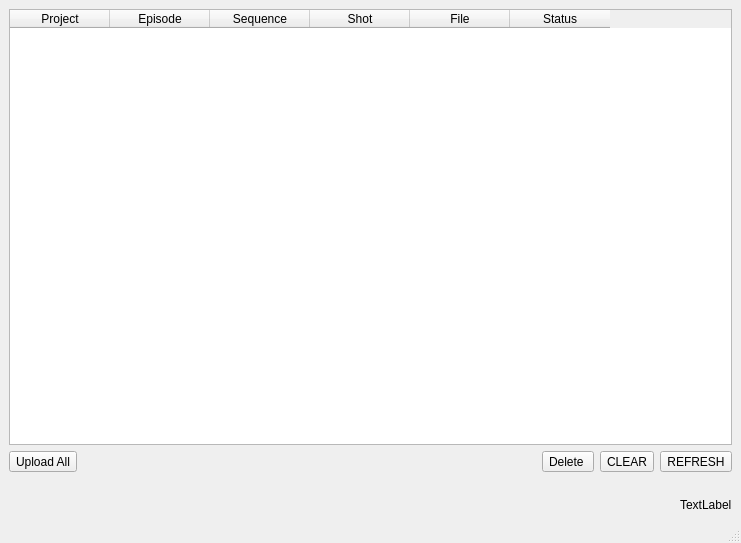
<?xml version="1.0" encoding="UTF-8"?>
<ui version="4.0">
 <class>ListWindow</class>
 <widget class="QMainWindow" name="ListWindow">
  <property name="geometry">
   <rect>
    <x>0</x>
    <y>0</y>
    <width>741</width>
    <height>543</height>
   </rect>
  </property>
  <property name="minimumSize">
   <size>
    <width>627</width>
    <height>0</height>
   </size>
  </property>
  <property name="windowTitle">
   <string>MainWindow</string>
  </property>
  <widget class="QWidget" name="centralwidget">
   <layout class="QVBoxLayout" name="verticalLayout">
    <item>
     <widget class="QTableWidget" name="MyTable">
      <column>
       <property name="text">
        <string>Project</string>
       </property>
      </column>
      <column>
       <property name="text">
        <string>Episode</string>
       </property>
      </column>
      <column>
       <property name="text">
        <string>Sequence</string>
       </property>
      </column>
      <column>
       <property name="text">
        <string>Shot</string>
       </property>
      </column>
      <column>
       <property name="text">
        <string>File</string>
       </property>
      </column>
      <column>
       <property name="text">
        <string>Status</string>
       </property>
      </column>
     </widget>
    </item>
    <item>
     <layout class="QHBoxLayout" name="horizontalLayout_3">
      <item>
       <layout class="QHBoxLayout" name="horizontalLayout">
        <item>
         <widget class="QToolButton" name="upload_button">
          <property name="text">
           <string>Upload All</string>
          </property>
         </widget>
        </item>
       </layout>
      </item>
      <item>
       <spacer name="horizontalSpacer">
        <property name="orientation">
         <enum>Qt::Horizontal</enum>
        </property>
        <property name="sizeHint" stdset="0">
         <size>
          <width>40</width>
          <height>20</height>
         </size>
        </property>
       </spacer>
      </item>
      <item>
       <widget class="QToolButton" name="delete_button">
        <property name="text">
         <string>Delete </string>
        </property>
       </widget>
      </item>
      <item>
       <widget class="QToolButton" name="clear_button">
        <property name="text">
         <string>CLEAR</string>
        </property>
       </widget>
      </item>
      <item>
       <layout class="QHBoxLayout" name="horizontalLayout_2">
        <item>
         <widget class="QToolButton" name="refresh_button">
          <property name="text">
           <string>REFRESH</string>
          </property>
         </widget>
        </item>
       </layout>
      </item>
     </layout>
    </item>
    <item>
     <widget class="QLabel" name="progress_label">
      <property name="text">
       <string/>
      </property>
     </widget>
    </item>
    <item alignment="Qt::AlignRight|Qt::AlignBottom">
     <widget class="QLabel" name="label">
      <property name="text">
       <string>TextLabel</string>
      </property>
     </widget>
    </item>
   </layout>
  </widget>
  <widget class="QStatusBar" name="statusbar"/>
 </widget>
 <resources/>
 <connections/>
</ui>
